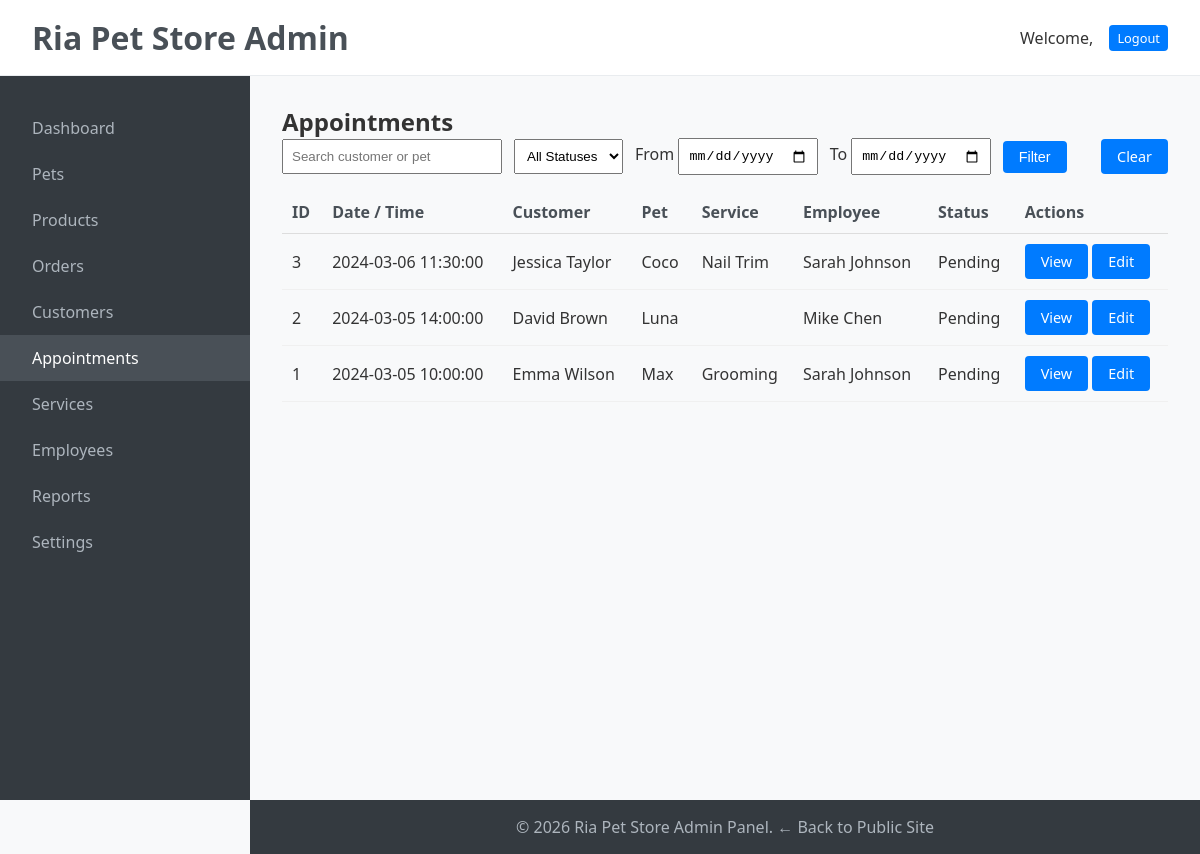
/admin/appointments/appointments.php (signed in), run on the app's committed database.
### tables this page shows
CREATE TABLE `appointments` (
  `id` int(11) NOT NULL,
  `customer_id` int(11) NOT NULL,
  `pet_id` int(11) NOT NULL,
  `employee_id` int(11) NOT NULL,
  `appointment_date` datetime NOT NULL,
  `service_type` varchar(100) NOT NULL,
  `duration_minutes` int(11) NOT NULL,
  `status` enum('pending','confirmed','completed','cancelled') DEFAULT 'pending'
);

CREATE TABLE `customers` (
  `id` int(11) NOT NULL,
  `first_name` varchar(50) NOT NULL,
  `last_name` varchar(50) NOT NULL,
  `email` varchar(100) DEFAULT NULL,
  `phone` varchar(15) DEFAULT NULL,
  `address` text DEFAULT NULL,
  `created_at` timestamp NOT NULL DEFAULT current_timestamp(),
  `updated_at` timestamp NOT NULL DEFAULT current_timestamp() ON UPDATE current_timestamp()
);

CREATE TABLE `pets` (
  `id` int(11) NOT NULL,
  `name` varchar(50) NOT NULL,
  `species` varchar(30) DEFAULT NULL,
  `breed` varchar(100) DEFAULT NULL,
  `color` varchar(50) DEFAULT NULL,
  `age` int(11) DEFAULT NULL,
  `gender` enum('male','female') DEFAULT NULL,
  `price` decimal(10,2) DEFAULT NULL,
  `description` text DEFAULT NULL,
  `pet_status` enum('available','sold','reserved','adopted') DEFAULT 'available',
  `pet_image` varchar(255) DEFAULT NULL,
  `created_at` timestamp NOT NULL DEFAULT current_timestamp(),
  `updated_at` timestamp NOT NULL DEFAULT current_timestamp() ON UPDATE current_timestamp(),
  `featured` tinyint(1) DEFAULT 0
);

CREATE TABLE `services` (
  `id` int(11) NOT NULL,
  `service_name` varchar(100) NOT NULL,
  `category` varchar(50) DEFAULT 'general',
  `description` text DEFAULT NULL,
  `price` decimal(10,2) NOT NULL,
  `duration_minutes` int(11) NOT NULL,
  `featured` tinyint(1) DEFAULT 0,
  `created_at` timestamp NOT NULL DEFAULT current_timestamp(),
  `updated_at` timestamp NOT NULL DEFAULT current_timestamp() ON UPDATE current_timestamp()
);

CREATE TABLE `employees` (
  `id` int(11) NOT NULL,
  `first_name` varchar(50) NOT NULL,
  `last_name` varchar(50) NOT NULL,
  `email` varchar(100) DEFAULT NULL,
  `password` varchar(255) DEFAULT NULL,
  `position` varchar(50) DEFAULT NULL,
  `phone` varchar(15) DEFAULT NULL,
  `address` text DEFAULT NULL,
  `hire_date` date DEFAULT NULL,
  `is_admin` tinyint(1) DEFAULT 0,
  `notes` text DEFAULT NULL,
  `hourly_wage` decimal(10,2) DEFAULT NULL,
  `created_at` timestamp NOT NULL DEFAULT current_timestamp(),
  `updated_at` timestamp NOT NULL DEFAULT current_timestamp() ON UPDATE current_timestamp()
);

### admin/appointments/appointments.php (the view, shortened to what this page needs)
<?php
require_once '../includes/header.php';
require_once '../includes/sidebar.php';
$search = trim($_GET['search'] ?? '');
$dateFrom = $_GET['from'] ?? '';
$dateTo = $_GET['to'] ?? '';
$whereSql = '';
$sql = "SELECT a.id, a.appointment_date, a.status, c.first_name AS customer_first, c.last_name AS customer_last, p.name AS pet_name, s.service_name, e.first_name AS emp_first, e.last_name AS emp_last
        FROM appointments a
        LEFT JOIN customers c ON a.customer_id = c.id
        LEFT JOIN pets p ON a.pet_id = p.id
        LEFT JOIN services s ON a.service_type = s.service_name
        LEFT JOIN employees e ON a.employee_id = e.id
        $whereSql
        ORDER BY a.appointment_date DESC
        LIMIT 200";
$stmt = $conn->prepare($sql);
$stmt->execute();
$appointments = $stmt->get_result();
function statusBadge($status) {
    $map = [
        'scheduled' => 'badge badge-info',
        'completed' => 'badge badge-success',
        'cancelled' => 'badge badge-warning',
        'no_show' => 'badge badge-danger',
    ];
    $class = $map[$status] ?? 'badge';
    return "<span class=\"$class\">" . ucfirst(str_replace('_', ' ', $status)) . "</span>";
}
?>
<main class="admin-main">
    <h2>Appointments</h2>
    <form method="get" style="display:flex; flex-wrap:wrap; gap:12px; align-items:center; margin-bottom:16px;">
        <input type="text" name="search" value="<?php echo htmlspecialchars($search); ?>" placeholder="Search customer or pet" style="padding:8px; width:220px;">
        <select name="status" style="padding:8px;">
            <option value="">All Statuses</option>
        </select>
        <label>From <input type="date" name="from" value="<?php echo htmlspecialchars($dateFrom); ?>" style="padding:8px;"></label>
        <label>To <input type="date" name="to" value="<?php echo htmlspecialchars($dateTo); ?>" style="padding:8px;"></label>
        <button class="btn" type="submit">Filter</button>
        <a href="appointments.php" class="btn btn-primary" style="margin-left:auto;">Clear</a>
    </form>
    <table style="width:100%; border-collapse:collapse;">
        <thead>
            <tr>
                <th style="text-align:left; padding:10px; border-bottom:1px solid #ddd;">ID</th>
                <th style="text-align:left; padding:10px; border-bottom:1px solid #ddd;">Date / Time</th>
                <th style="text-align:left; padding:10px; border-bottom:1px solid #ddd;">Customer</th>
                <th style="text-align:left; padding:10px; border-bottom:1px solid #ddd;">Pet</th>
                <th style="text-align:left; padding:10px; border-bottom:1px solid #ddd;">Service</th>
                <th style="text-align:left; padding:10px; border-bottom:1px solid #ddd;">Employee</th>
                <th style="text-align:left; padding:10px; border-bottom:1px solid #ddd;">Status</th>
                <th style="text-align:left; padding:10px; border-bottom:1px solid #ddd;">Actions</th>
            </tr>
        </thead>
        <tbody>
            <?php while ($row = $appointments->fetch_assoc()): ?>
                <tr>
                    <td style="padding:10px; border-bottom:1px solid #f0f0f0;"><?php echo (int)$row['id']; ?></td>
                    <td style="padding:10px; border-bottom:1px solid #f0f0f0;"><?php echo htmlspecialchars($row['appointment_date']); ?></td>
                    <td style="padding:10px; border-bottom:1px solid #f0f0f0;"><?php echo htmlspecialchars($row['customer_first'] . ' ' . $row['customer_last']); ?></td>
                    <td style="padding:10px; border-bottom:1px solid #f0f0f0;"><?php echo htmlspecialchars($row['pet_name']); ?></td>
                    <td style="padding:10px; border-bottom:1px solid #f0f0f0;"><?php echo htmlspecialchars($row['service_name']); ?></td>
                    <td style="padding:10px; border-bottom:1px solid #f0f0f0;"><?php echo htmlspecialchars($row['emp_first'] . ' ' . $row['emp_last']); ?></td>
                    <td style="padding:10px; border-bottom:1px solid #f0f0f0;"><?php echo statusBadge($row['status']); ?></td>
                    <td style="padding:10px; border-bottom:1px solid #f0f0f0;">
                        <a href="appointment_details.php?id=<?php echo (int)$row['id']; ?>" class="btn btn-primary">View</a>
                        <a href="appointment_edit.php?id=<?php echo (int)$row['id']; ?>" class="btn">Edit</a>
                    </td>
                </tr>
            <?php endwhile; ?>
        </tbody>
    </table>
</main>
<?php require_once '../includes/footer.php'; ?>

### admin/css/admin.css (style rules this page uses)
* { margin: 0; padding: 0; box-sizing: border-box; }
body { font-family: "Segoe UI", Tahoma, Geneva, Verdana, sans-serif; background: #f8f9fa; color: #333; }
.admin-main { flex: 1; margin-left: 250px; margin-top: 73px; padding: 2rem; max-width: calc(100% - 250px); }
table { width: 100%; border-collapse: collapse; margin-bottom: 1rem; }
th, td { padding: 0.75rem; text-align: left; border-bottom: 1px solid #e9ecef; }
th { background: #f8f9fa; font-weight: 600; color: #495057; }
.btn { display: inline-block; padding: 0.5rem 1rem; background: #007bff; color: #fff; text-decoration: none; border: none; border-radius: 4px; cursor: pointer; font-size: 0.9rem; transition: background 0.3s; }

### data on the page
appointments: id "3", appointment_date "2024-03-06 11:30:00", customer.last_name "Jessica Taylor", pet.name "Coco", services.service_name "Nail Trim", employee.last_name "Sarah Johnson", status "Pending"
appointments: id "2", appointment_date "2024-03-05 14:00:00", customer.last_name "David Brown", pet.name "Luna", employee.last_name "Mike Chen", status "Pending"
appointments: id "1", appointment_date "2024-03-05 10:00:00", customer.last_name "Emma Wilson", pet.name "Max", services.service_name "Grooming", employee.last_name "Sarah Johnson", status "Pending"

### other printed values
APP_NAME "Ria Pet Store"
